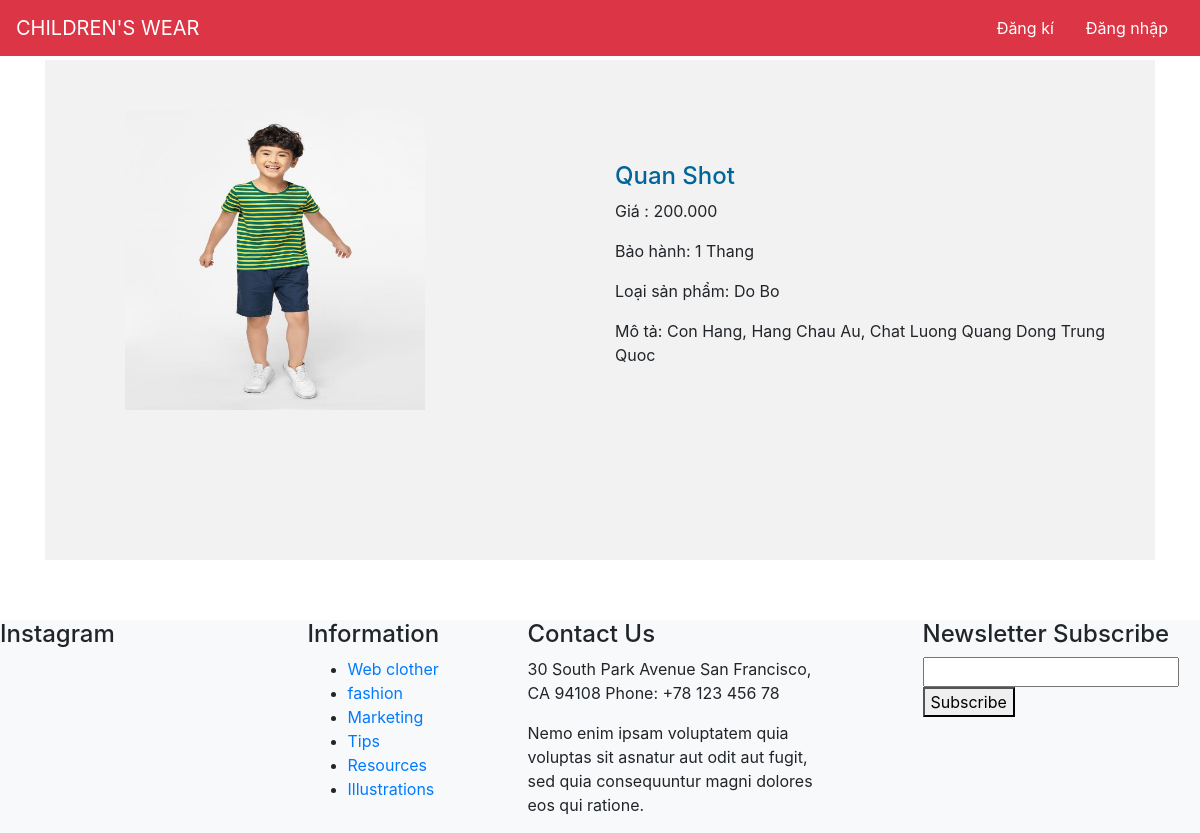
/?chitietsanpham=36, run on the app's committed database.
### tables this page shows
CREATE TABLE `sanpham` (
  `id` int(11) NOT NULL,
  `tensanpham` varchar(50) NOT NULL,
  `id_loaisp` int(11) NOT NULL,
  `img` varchar(250) NOT NULL,
  `mota` varchar(250) NOT NULL,
  `baohanh` varchar(250) NOT NULL,
  `gia` varchar(250) NOT NULL
);

CREATE TABLE `loaisampham` (
  `id_loaisp` int(11) NOT NULL,
  `tenloaisanpham` varchar(50) NOT NULL
);

### index.php (called while the page is built)
<?php
	include './controller/controllerchung.php';
 ?>

### model/sanphammodel.php (called while the page is built, shortened)
<?php
	include_once 'databasemodel.php';
	class sanphammodel extends databasemodel
	{
		private $dbConnect;
		function __construct()
		{
			$this->dbConnect = new databasemodel();
			if ($this->dbConnect->checkDBConnection()) {
				return true;
			} else {
				return false;
			}
		}
		public function OneRecordData1($id_record)
		{
			$sql_oneRecord = "SELECT *
							  From sanpham, loaisampham
							  where sanpham.id_loaisp = loaisampham.id_loaisp
							  and sanpham.id = $id_record";
			$ketqua = $this->dbConnect->OneRecord1($sql_oneRecord);
			return $ketqua;
		}
	}
 ?>

### model/databasemodel.php (called while the page is built, shortened)
<?php
	class databasemodel
	{
		private $host_name = "localhost";
		private $user_name = "root";
		private $password = "";
		private $db_name = "shopgioithieu";
		private $ketnoi = false;
		public function checkDBConnection()
		{
			$this->ketnoi = mysqli_connect($this->host_name,$this->user_name,$this->password,$this->db_name);
			if ($this->ketnoi) {
				return true;
			} else {
				return false;
			}
		}
	    public function OneRecord1($select_one)
	    {
	        $ketqua_ketnoi = mysqli_query($this->ketnoi,$select_one);
	        if ($ketqua_ketnoi) {
	            $data_row = mysqli_fetch_row($ketqua_ketnoi);
	            return $data_row;
	        }else {
	            return false;
	        }
	    }
	}
?>

### controller/sanphamcontroller.php (called while the page is built, shortened)
<?php
include_once './model/sanphammodel.php';
	class sanphamcontroller
	{
		private $sanpham_model;
		function __construct()
		{
			$this->sanpham_model = new sanphammodel();
		}
		public function sanphamdetail1()
		{
			$id = $_GET['chitietsanpham'];
			$ketqua = $this->sanpham_model->OneRecordData1($id);
			return $ketqua;
		}
	}
 ?>

### view/sanpham/detail.php (the view, shortened to what this page needs)
<!DOCTYPE html>
<html>
<head>
  <link rel="stylesheet" href="https://maxcdn.bootstrapcdn.com/bootstrap/4.0.0/css/bootstrap.min.css">
</head>
<header >
      <nav class="navbar navbar-light bg-danger fixed-top">
        <a class="navbar-brand text-white" href="http://localhost:8080/QuanAoShop/">CHILDREN'S WEAR</a>
        <ul class="nav  nav-pills justify-content-end ">
          <li class="nav-item">
            <a class="nav-link text-white " href="?createuser">Đăng kí</a>
          </li>
          <li class="nav-item">
            <a class="nav-link text-white" href="?dangnhap">Đăng nhập</a>
          </li>
        </ul>
      </nav>
    </header>
  <body>
<div>
	<div class="container" style="margin-top: 3%">
		<div class="col-md-12 full">
			<div class="col-md-6" >
				<img id="myimage" src="img/<?php echo $ketqua[3]; ?>" width="300" height="240">
			</div>
			<div class="col-md-6">
				<h4> <?php echo $ketqua[1]; ?></h4>
				<p>Giá : <?php echo $ketqua[6]; ?></p>
				<p>Bảo hành: <?php echo $ketqua[5]; ?></p>
				<p>Loại sản phẩm: <?php echo $ketqua[8]; ?></p>
				<p>Mô tả: <?php echo $ketqua[4]; ?></p>
			</div>
		</div>
	</div>
</div>
<div id="footer" class="color-div bg-light" style="margin-top: 5%;float: left;">
      <div class="row">
        <div class="col-sm-3">
          <div class="widget">
            <h4 class="widget-title">Instagram</h4>
          </div>
        </div>
        <div class="col-sm-2">
          <div class="widget">
            <h4 class="widget-title">Information</h4>
            <div>
              <ul>
                <li><a href="blog_fullwidth_2col.html"><i class="fa fa-chevron-right"></i> Web clother</a></li>
                <li><a href="blog_fullwidth_2col.html"><i class="fa fa-chevron-right"></i> fashion</a></li>
                <li><a href="blog_fullwidth_2col.html"><i class="fa fa-chevron-right"></i> Marketing</a></li>
                <li><a href="blog_fullwidth_2col.html"><i class="fa fa-chevron-right"></i> Tips</a></li>
                <li><a href="blog_fullwidth_2col.html"><i class="fa fa-chevron-right"></i> Resources</a></li>
                <li><a href="blog_fullwidth_2col.html"><i class="fa fa-chevron-right"></i> Illustrations</a></li>
              </ul>
            </div>
          </div>
        </div>
        <div class="col-sm-4">
         <div class="col-sm-10">
          <div class="widget">
            <h4 class="widget-title">Contact Us</h4>
            <div>
              <div class="contact-info">
                <p>30 South Park Avenue San Francisco, CA 94108 Phone: +78 123 456 78</p>
                <p>Nemo enim ipsam voluptatem quia voluptas sit asnatur aut odit aut fugit, sed quia consequuntur magni dolores eos qui ratione.</p>
              </div>
            </div>
          </div>
          </div>
        </div>
        <div class="col-sm-3">
          <div class="widget">
            <h4 class="widget-title">Newsletter Subscribe</h4>
            <form action="#" method="post">
              <input type="email" name="your_email">
              <button class="pull-right" type="submit">Subscribe <i class="fa fa-chevron-right"></i></button>
            </form>
          </div>
        </div>
      </div>
</body>
</html>

### view/sanpham/detail.php (style rules this page uses)
.full { background-color:#f2f2f2; height: 500px; }
.col-md-6 { float: left; }
.col-md-6 h4 { color:#006699; padding-top: 20%; }
* { box-sizing: border-box; }
img { padding: 50px; transition: transform .2s; width: 400px; height: 400px; margin: 0 auto; }

### data on the page
sanpham: img (picture), tensanpham "Quan Shot", gia "200.000", baohanh "1 Thang", id_loaisp.tenloaisanpham "Do Bo", mota "Con Hang, Hang Chau Au, Chat Luong Quang Dong Trung Quoc"
